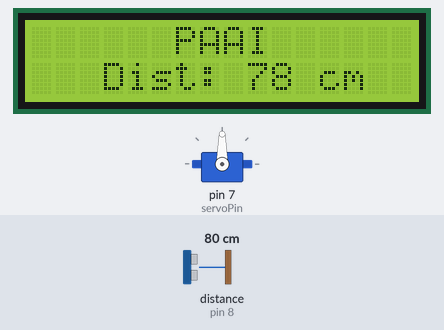
The sketch below on a simulated Arduino Mega 2560, built with avr-gcc and run on an emulated ATmega2560. Parts: 16×2 character LCD, servo. Wiring (from diagram.json): ultrasonic range finder: trigger pin 9; echo pin 8. The test bench sets the inputs (shaded band); at power-on: distance to the obstacle (sensor on pin 8) 80 cm. The echo pulse lasts 58.3 µs per cm.

Above: at 1.2 s.
1.3 s: distance to the obstacle (sensor on pin 8) set to 18 cm
At 2.7 s:
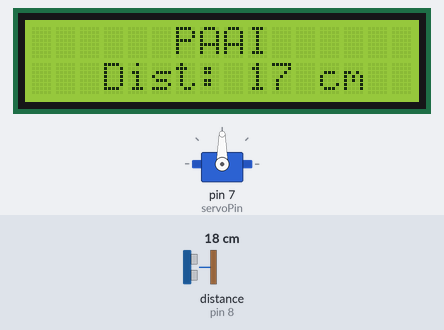
3.0 s: distance to the obstacle (sensor on pin 8) set to 14 cm
At 4.2 s:
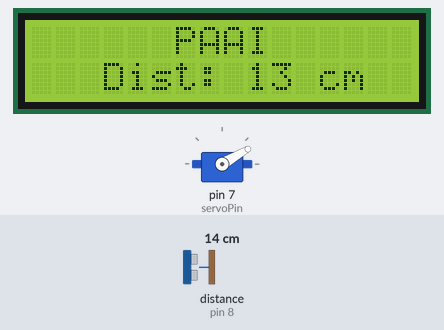
4.5 s: distance to the obstacle (sensor on pin 8) set to 2 cm
At 5.5 s:
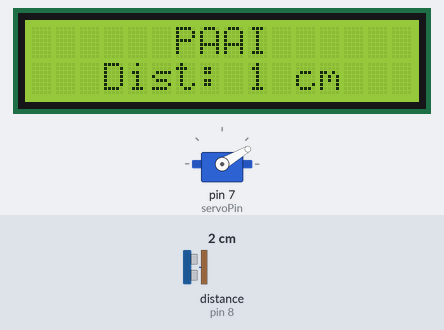
Timing chart, 0 to 7.5 s (numbered marks = the images above; inputs shaded):
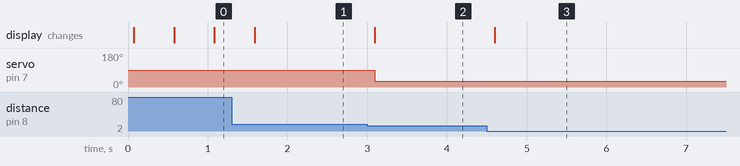

The sketch:

sketch.ino
```cpp
#include <LiquidCrystal.h>
#include <Servo.h>

LiquidCrystal lcd(12, 11, 5, 4, 3, 2);

int trigPin = 9;
int echoPin = 8;
long duration;
int distance;

Servo lockServo;
const int servoPin = 7;
const int servoOpen = 30;
const int servoClose = 90;

void setup() {
  Serial.begin(9600);
  lcd.begin(16, 2);
  lcd.print("      PAAI");
  lcd.setCursor(0, 1);
  lcd.print("   Dist: ");
  pinMode(echoPin, INPUT);
  pinMode(trigPin, OUTPUT);
  lockServo.attach(servoPin);
  lockServo.write(servoClose);
}

void loop() {
  digitalWrite(trigPin, LOW);
  delayMicroseconds(2);
  digitalWrite(trigPin, HIGH);
  delayMicroseconds(10);
  digitalWrite(trigPin, LOW);

  duration = pulseIn(echoPin, HIGH);

  distance = duration * 0.034 / 2;

  lcd.setCursor(9, 1);
  lcd.print(distance);
  lcd.print(" cm ");

  if (distance < 15 && distance > 0) {
    lockServo.write(servoOpen);
  } else {
    lockServo.write(servoClose);
  }
  delay(500);
}
```

Measured:
- the behaviour switches between 16 and 15 cm on distance to the obstacle (sensor on pin 8) (found by bisection; images 1 and 2)
- after the input at 1.3 s, the display: changes after 0.29 s (image 1)
- after the input at 3.0 s, servo on pin 7 (servoPin): 90° → 30° after 0.09 s; the display: changes after 0.09 s (image 2)
- after the input at 4.5 s, the display: changes after 0.10 s (image 3)
